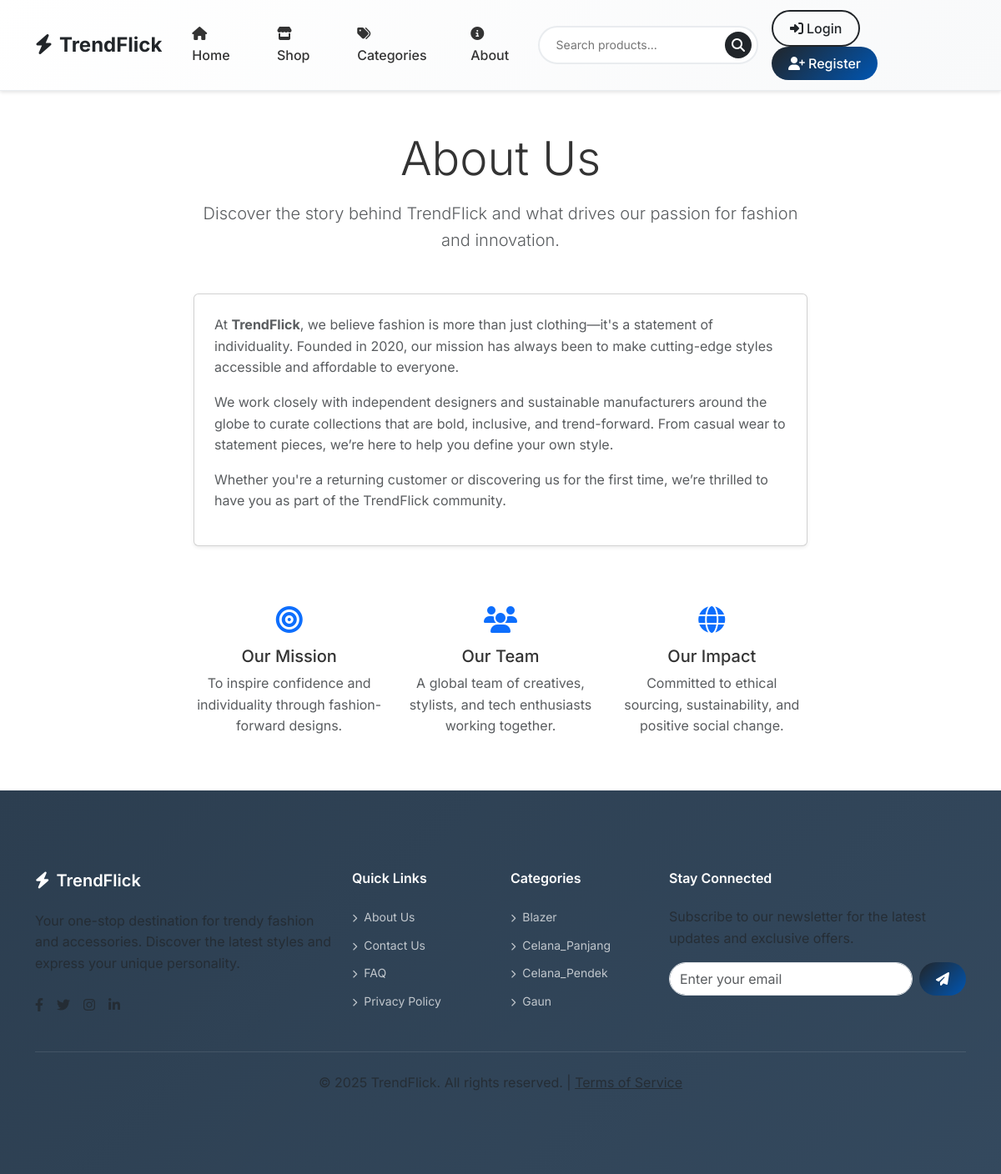
The page /about/ on the database its author committed.
### products/models.py (models this page shows, shortened)
class Category(models.Model):
    name = models.CharField(max_length=100, unique=True)
    slug = models.SlugField(unique=True)
    image = models.ImageField(upload_to='categories/', null=True, blank=True)
    class Meta:
        verbose_name_plural = "categories"

### core/views.py (the view)
# urls.py: path('about/', views.about, name='about'),
def about(request):
    categories = Category.objects.all()[:4]
    return render(request, 'core/about.html', {'categories': categories})

### templates/core/about.html (shortened to what this page needs)
{% extends 'base.html' %}
{% load static %}
{% block content %}
<div class="container py-5">
    <div class="row justify-content-center">
        <div class="col-lg-8">
            <div class="text-center mb-5">
                <h1 class="display-4 mb-3">About Us</h1>
                <p class="lead text-muted">Discover the story behind TrendFlick and what drives our passion for fashion and innovation.</p>
            </div>
            <div class="card shadow-sm">
                <div class="card-body p-4">
                    <p class="text-muted">
                        At <strong>TrendFlick</strong>, we believe fashion is more than just clothing—it's a statement of individuality.
                        Founded in 2020, our mission has always been to make cutting-edge styles accessible and affordable to everyone.
                    </p>
                    <p class="text-muted">
                        We work closely with independent designers and sustainable manufacturers around the globe to curate collections
                        that are bold, inclusive, and trend-forward. From casual wear to statement pieces, we’re here to help you define your own style.
                    </p>
                    <p class="text-muted">
                        Whether you're a returning customer or discovering us for the first time, we’re thrilled to have you as part of the TrendFlick community.
                    </p>
                </div>
            </div>
            <div class="row mt-5 g-4">
                <div class="col-md-4">
                    <div class="text-center">
                        <i class="fas fa-bullseye fa-2x text-primary mb-3"></i>
                        <h5>Our Mission</h5>
                        <p class="text-muted">To inspire confidence and individuality through fashion-forward designs.</p>
                    </div>
                </div>
                <div class="col-md-4">
                    <div class="text-center">
                        <i class="fas fa-users fa-2x text-primary mb-3"></i>
                        <h5>Our Team</h5>
                        <p class="text-muted">A global team of creatives, stylists, and tech enthusiasts working together.</p>
                    </div>
                </div>
                <div class="col-md-4">
                    <div class="text-center">
                        <i class="fas fa-globe fa-2x text-primary mb-3"></i>
                        <h5>Our Impact</h5>
                        <p class="text-muted">Committed to ethical sourcing, sustainability, and positive social change.</p>
                    </div>
                </div>
            </div>
        </div>
    </div>
</div>
{% endblock %}

### templates/base.html (shortened to what this page needs)
{% load static %}
<!DOCTYPE html>
<html lang="en">
<head>
    <link href="https://cdn.jsdelivr.net/npm/bootstrap@5.3.0/dist/css/bootstrap.min.css" rel="stylesheet">
    <link href="https://cdnjs.cloudflare.com/ajax/libs/font-awesome/6.4.0/css/all.min.css" rel="stylesheet">
    <link href="{% static 'css/styles.css' %}" rel="stylesheet">
</head>
<body>
    <nav class="navbar navbar-expand-lg navbar-custom">
        <div class="container">
            <a class="navbar-brand" href="{% url 'core:home' %}">
                <i class="fas fa-bolt me-2"></i>TrendFlick
            </a>
            <div class="collapse navbar-collapse" id="navbarNav">
                <ul class="navbar-nav me-auto">
                    <li class="nav-item">
                        <a class="nav-link" href="{% url 'core:home' %}">
                            <i class="fas fa-home me-1"></i>Home
                        </a>
                    </li>
                    <li class="nav-item">
                        <a class="nav-link" href="{% url 'products:all_product' 'all' %}">
                            <i class="fas fa-store me-1"></i>Shop
                        </a>
                    </li>
                    <li class="nav-item">
                        <a class="nav-link" href="{% url 'products:all_product' 'all' %}">
                            <i class="fas fa-tags me-1"></i>Categories
                        </a>
                    </li>
                    <li class="nav-item">
                        <a class="nav-link" href="{% url 'core:about' %}">
                            <i class="fas fa-info-circle me-1"></i>About
                        </a>
                    </li>
                </ul>
                <form class="search-form me-3" role="search" action="{% url 'products:search' %}" method="GET">
                    <input class="search-input" type="search" name="q" placeholder="Search products..." aria-label="Search">
                    <button class="search-btn" type="submit" aria-label="Search">
                        <i class="fas fa-search"></i>
                    </button>
                </form>
                <div class="d-flex align-items-center">
                    {% if user.is_authenticated %}
                        <a href="{% url 'users:wishlist' %}" class="nav-icon-btn" title="Wishlist">
                            <i class="far fa-heart"></i>
                            {% if wishlist_count > 0 %}
                                <span class="badge-counter">{{ wishlist_count }}</span>
                            {% endif %}
                        </a>
                        <a href="{% url 'orders:cart' %}" class="nav-icon-btn" title="Shopping Cart">
                            <i class="fas fa-shopping-cart"></i>
                            {% if cart_count > 0 %}
                                <span class="badge-counter">{{ cart_count }}</span>
                            {% endif %}
                        </a>
                        <div class="dropdown">
                            <button class="user-dropdown dropdown-toggle" type="button" data-bs-toggle="dropdown" aria-expanded="false">
                                <div class="user-avatar">
                                    {% if user.profile.avatar %}
                                        <img src="{{ user.profile.avatar.url }}" alt="Avatar">
                                    {% else %}
                                        <i class="fas fa-user text-muted"></i>
                                    {% endif %}
                                </div>
                                <span>{{ user.username }}</span>
                            </button>
                            <ul class="dropdown-menu dropdown-menu-end">
                                <li>
                                    <a class="dropdown-item" href="{% url 'users:manage_account' %}">
                                        <i class="fas fa-user-cog"></i>
                                        Manage Account
                                    </a>
                                </li>
                                <li>
                                    <a class="dropdown-item" href="{% url 'users:orders' %}">
                                        <i class="fas fa-box"></i>
                                        My Orders
                                    </a>
                                </li>
                                <li>
                                    <a class="dropdown-item" href="{% url 'users:addresses' %}">
                                        <i class="fas fa-map-marker-alt"></i>
                                        Addresses
                                    </a>
                                </li>
                                {% if user.is_superuser %}
                                <li><hr class="dropdown-divider"></li>
                                <li>
                                    <a class="dropdown-item" href="/admin/">
                                        <i class="fas fa-tools"></i>
                                        Admin Panel
                                    </a>
                                </li>
                                {% endif %}
                                <li><hr class="dropdown-divider"></li>
                                <li>
                                    <a class="dropdown-item" href="{% url 'users:logout' %}">
                                        <i class="fas fa-sign-out-alt"></i>
                                        Logout
                                    </a>
                                </li>
                            </ul>
                        </div>
                    {% else %}
                        <div class="auth-buttons">
                            <a href="{% url 'users:login' %}" class="btn btn-outline-primary me-2">
                                <i class="fas fa-sign-in-alt me-1"></i>Login
                            </a>
                            <a href="{% url 'users:register' %}" class="btn btn-primary">
                                <i class="fas fa-user-plus me-1"></i>Register
                            </a>
                        </div>
                    {% endif %}
                </div>
            </div>
        </div>
    </nav>
    <main>
        {% block content %}{% endblock %}
    </main>
    <footer class="footer">
        <div class="container py-5">
            <div class="row">
                <div class="col-lg-4 col-md-6 mb-4 mb-lg-0">
                    <h5 class="mb-4">
                        <i class="fas fa-bolt me-2"></i>TrendFlick
                    </h5>
                    <p class="text-muted mb-4">Your one-stop destination for trendy fashion and accessories. Discover the latest styles and express your unique personality.</p>
                    <div class="d-flex gap-3">
                        <a href="#" class="text-muted" title="Facebook">
                            <i class="fab fa-facebook-f"></i>
                        </a>
                        <a href="#" class="text-muted" title="Twitter">
                            <i class="fab fa-twitter"></i>
                        </a>
                        <a href="#" class="text-muted" title="Instagram">
                            <i class="fab fa-instagram"></i>
                        </a>
                        <a href="#" class="text-muted" title="LinkedIn">
                            <i class="fab fa-linkedin-in"></i>
                        </a>
                    </div>
                </div>
                <div class="col-lg-2 col-md-6 mb-4 mb-lg-0">
                    <h6 class="mb-4">Quick Links</h6>
                    <ul class="footer-links">
                        <li class="mb-2">
                            <a href="{% url 'core:about' %}">
                                <i class="fas fa-chevron-right me-2" style="font-size: 10px;"></i>About Us
                            </a>
                        </li>
                        <li class="mb-2">
                            <a href="{% url 'core:about' %}">
                                <i class="fas fa-chevron-right me-2" style="font-size: 10px;"></i>Contact Us
                            </a>
                        </li>
                        <li class="mb-2">
                            <a href="#">
                                <i class="fas fa-chevron-right me-2" style="font-size: 10px;"></i>FAQ
                            </a>
                        </li>
                        <li class="mb-2">
                            <a href="#">
                                <i class="fas fa-chevron-right me-2" style="font-size: 10px;"></i>Privacy Policy
                            </a>
                        </li>
                    </ul>
                </div>
                <div class="col-lg-2 col-md-6 mb-4 mb-lg-0">
                    <h6 class="mb-4">Categories</h6>
                    <ul class="footer-links">
                        {% for category in categories|slice:":4" %}
                        <li class="mb-2">
                            <a href="{% url 'products:all_product' category.slug %}">
                                <i class="fas fa-chevron-right me-2" style="font-size: 10px;"></i>{{ category.name }}
                            </a>
                        </li>
                        {% endfor %}
                    </ul>
                </div>
                <div class="col-lg-4 col-md-6">
                    <h6 class="mb-4">Stay Connected</h6>
                    <p class="text-muted mb-3">Subscribe to our newsletter for the latest updates and exclusive offers.</p>
                    <form class="d-flex">
                        <input type="email" class="form-control me-2" placeholder="Enter your email" style="border-radius: 25px;">
                        <button class="btn btn-primary" type="submit" style="border-radius: 25px; padding: 8px 20px;">
                            <i class="fas fa-paper-plane"></i>
                        </button>
                    </form>
                </div>
            </div>
            <div class="footer-bottom text-center">
                <p class="text-muted mb-0">
                    &copy; {% now "Y" %} TrendFlick. All rights reserved. |
                    <a href="{% url 'core:privacy' %}" class="text-muted">Terms of Service</a>
                </p>
            </div>
        </div>
    </footer>
</body>
</html>

### rows shown on the page
Category: name "Blazer"
Category: name "Celana_Panjang"
Category: name "Celana_Pendek"
Category: name "Gaun"
